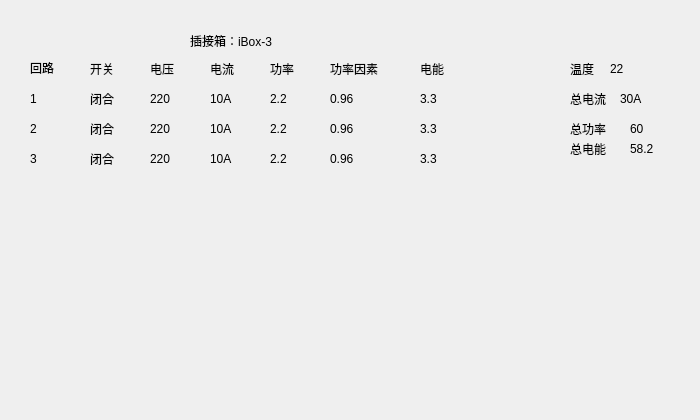
   <widget class="QWidget" name="page_3">
    <widget class="QWidget" name="widget" native="true">
     <property name="geometry">
      <rect>
       <x>20</x>
       <y>20</y>
       <width>441</width>
       <height>161</height>
      </rect>
     </property>
     <widget class="QLabel" name="label_149">
      <property name="geometry">
       <rect>
        <x>250</x>
        <y>70</y>
        <width>51</width>
        <height>17</height>
       </rect>
      </property>
      <property name="text">
       <string>2.2</string>
      </property>
     </widget>
     <widget class="QLabel" name="label_152">
      <property name="geometry">
       <rect>
        <x>10</x>
        <y>70</y>
        <width>51</width>
        <height>17</height>
       </rect>
      </property>
      <property name="text">
       <string>1</string>
      </property>
     </widget>
     <widget class="QLabel" name="label_148">
      <property name="geometry">
       <rect>
        <x>190</x>
        <y>70</y>
        <width>51</width>
        <height>17</height>
       </rect>
      </property>
      <property name="text">
       <string>10A</string>
      </property>
     </widget>
     <widget class="QLabel" name="label_163">
      <property name="geometry">
       <rect>
        <x>190</x>
        <y>130</y>
        <width>51</width>
        <height>17</height>
       </rect>
      </property>
      <property name="text">
       <string>10A</string>
      </property>
     </widget>
     <widget class="QLabel" name="label_162">
      <property name="geometry">
       <rect>
        <x>130</x>
        <y>130</y>
        <width>51</width>
        <height>17</height>
       </rect>
      </property>
      <property name="text">
       <string>220</string>
      </property>
     </widget>
     <widget class="QLabel" name="label_147">
      <property name="geometry">
       <rect>
        <x>310</x>
        <y>70</y>
        <width>71</width>
        <height>17</height>
       </rect>
      </property>
      <property name="text">
       <string>0.96</string>
      </property>
     </widget>
     <widget class="QLabel" name="label_158">
      <property name="geometry">
       <rect>
        <x>310</x>
        <y>100</y>
        <width>71</width>
        <height>17</height>
       </rect>
      </property>
      <property name="text">
       <string>0.96</string>
      </property>
     </widget>
     <widget class="QLabel" name="label_143">
      <property name="geometry">
       <rect>
        <x>310</x>
        <y>40</y>
        <width>71</width>
        <height>17</height>
       </rect>
      </property>
      <property name="text">
       <string>功率因素</string>
      </property>
     </widget>
     <widget class="QLabel" name="label_157">
      <property name="geometry">
       <rect>
        <x>70</x>
        <y>100</y>
        <width>51</width>
        <height>17</height>
       </rect>
      </property>
      <property name="text">
       <string>闭合</string>
      </property>
     </widget>
     <widget class="QLabel" name="label_139">
      <property name="geometry">
       <rect>
        <x>10</x>
        <y>40</y>
        <width>51</width>
        <height>16</height>
       </rect>
      </property>
      <property name="text">
       <string>回路</string>
      </property>
     </widget>
     <widget class="QLabel" name="label_153">
      <property name="geometry">
       <rect>
        <x>400</x>
        <y>100</y>
        <width>41</width>
        <height>17</height>
       </rect>
      </property>
      <property name="text">
       <string>3.3</string>
      </property>
     </widget>
     <widget class="QLabel" name="label_145">
      <property name="geometry">
       <rect>
        <x>70</x>
        <y>40</y>
        <width>51</width>
        <height>17</height>
       </rect>
      </property>
      <property name="text">
       <string>开关</string>
      </property>
     </widget>
     <widget class="QLabel" name="label_140">
      <property name="geometry">
       <rect>
        <x>130</x>
        <y>40</y>
        <width>51</width>
        <height>17</height>
       </rect>
      </property>
      <property name="text">
       <string>电压</string>
      </property>
     </widget>
     <widget class="QLabel" name="label_155">
      <property name="geometry">
       <rect>
        <x>250</x>
        <y>100</y>
        <width>51</width>
        <height>17</height>
       </rect>
      </property>
      <property name="text">
       <string>2.2</string>
      </property>
     </widget>
     <widget class="QLabel" name="label_165">
      <property name="geometry">
       <rect>
        <x>400</x>
        <y>130</y>
        <width>41</width>
        <height>17</height>
       </rect>
      </property>
      <property name="text">
       <string>3.3</string>
      </property>
     </widget>
     <widget class="QLabel" name="label_166">
      <property name="geometry">
       <rect>
        <x>250</x>
        <y>130</y>
        <width>51</width>
        <height>17</height>
       </rect>
      </property>
      <property name="text">
       <string>2.2</string>
      </property>
     </widget>
     <widget class="QLabel" name="label_156">
      <property name="geometry">
       <rect>
        <x>130</x>
        <y>100</y>
        <width>51</width>
        <height>17</height>
       </rect>
      </property>
      <property name="text">
       <string>220</string>
      </property>
     </widget>
     <widget class="QLabel" name="label_146">
      <property name="geometry">
       <rect>
        <x>400</x>
        <y>70</y>
        <width>41</width>
        <height>17</height>
       </rect>
      </property>
      <property name="text">
       <string>3.3</string>
      </property>
     </widget>
     <widget class="QLabel" name="label_151">
      <property name="geometry">
       <rect>
        <x>70</x>
        <y>70</y>
        <width>51</width>
        <height>17</height>
       </rect>
      </property>
      <property name="text">
       <string>闭合</string>
      </property>
     </widget>
     <widget class="QLabel" name="label_161">
      <property name="geometry">
       <rect>
        <x>310</x>
        <y>130</y>
        <width>71</width>
        <height>17</height>
       </rect>
      </property>
      <property name="text">
       <string>0.96</string>
      </property>
     </widget>
     <widget class="QLabel" name="label_150">
      <property name="geometry">
       <rect>
        <x>130</x>
        <y>70</y>
        <width>51</width>
        <height>17</height>
       </rect>
      </property>
      <property name="text">
       <string>220</string>
      </property>
     </widget>
     <widget class="QLabel" name="label_144">
      <property name="geometry">
       <rect>
        <x>400</x>
        <y>40</y>
        <width>51</width>
        <height>17</height>
       </rect>
      </property>
      <property name="text">
       <string>电能</string>
      </property>
     </widget>
     <widget class="QLabel" name="label_142">
      <property name="geometry">
       <rect>
        <x>250</x>
        <y>40</y>
        <width>51</width>
        <height>17</height>
       </rect>
      </property>
      <property name="text">
       <string>功率</string>
      </property>
     </widget>
     <widget class="QLabel" name="label_154">
      <property name="geometry">
       <rect>
        <x>10</x>
        <y>100</y>
        <width>51</width>
        <height>17</height>
       </rect>
      </property>
      <property name="text">
       <string>2</string>
      </property>
     </widget>
     <widget class="QLabel" name="label_164">
      <property name="geometry">
       <rect>
        <x>70</x>
        <y>130</y>
        <width>51</width>
        <height>17</height>
       </rect>
      </property>
      <property name="text">
       <string>闭合</string>
      </property>
     </widget>
     <widget class="QLabel" name="label_141">
      <property name="geometry">
       <rect>
        <x>190</x>
        <y>40</y>
        <width>51</width>
        <height>17</height>
       </rect>
      </property>
      <property name="text">
       <string>电流</string>
      </property>
     </widget>
     <widget class="QLabel" name="label_160">
      <property name="geometry">
       <rect>
        <x>10</x>
        <y>130</y>
        <width>51</width>
        <height>17</height>
       </rect>
      </property>
      <property name="text">
       <string>3</string>
      </property>
     </widget>
     <widget class="QLabel" name="label_138">
      <property name="geometry">
       <rect>
        <x>170</x>
        <y>10</y>
        <width>121</width>
        <height>21</height>
       </rect>
      </property>
      <property name="text">
       <string>插接箱：iBox-3</string>
      </property>
     </widget>
     <widget class="QLabel" name="label_159">
      <property name="geometry">
       <rect>
        <x>190</x>
        <y>100</y>
        <width>51</width>
        <height>17</height>
       </rect>
      </property>
      <property name="text">
       <string>10A</string>
      </property>
     </widget>
    </widget>
    <widget class="QWidget" name="widget_5" native="true">
     <property name="geometry">
      <rect>
       <x>40</x>
       <y>380</y>
       <width>441</width>
       <height>31</height>
      </rect>
     </property>
    </widget>
    <widget class="QLabel" name="label_238">
     <property name="geometry">
      <rect>
       <x>570</x>
       <y>90</y>
       <width>51</width>
       <height>17</height>
      </rect>
     </property>
     <property name="text">
      <string>总电流</string>
     </property>
    </widget>
    <widget class="QLabel" name="label_239">
     <property name="geometry">
      <rect>
       <x>620</x>
       <y>90</y>
       <width>51</width>
       <height>17</height>
      </rect>
     </property>
     <property name="text">
      <string>30A</string>
     </property>
    </widget>
    <widget class="QLabel" name="label_241">
     <property name="geometry">
      <rect>
       <x>630</x>
       <y>120</y>
       <width>51</width>
       <height>17</height>
      </rect>
     </property>
     <property name="text">
      <string>60</string>
     </property>
    </widget>
    <widget class="QLabel" name="label_244">
     <property name="geometry">
      <rect>
       <x>570</x>
       <y>120</y>
       <width>51</width>
       <height>17</height>
      </rect>
     </property>
     <property name="text">
      <string>总功率</string>
     </property>
    </widget>
    <widget class="QLabel" name="label_245">
     <property name="geometry">
      <rect>
       <x>570</x>
       <y>140</y>
       <width>61</width>
       <height>17</height>
      </rect>
     </property>
     <property name="text">
      <string>总电能</string>
     </property>
    </widget>
    <widget class="QLabel" name="label_243">
     <property name="geometry">
      <rect>
       <x>630</x>
       <y>140</y>
       <width>61</width>
       <height>17</height>
      </rect>
     </property>
     <property name="text">
      <string>58.2</string>
     </property>
    </widget>
    <widget class="QLabel" name="label_242">
     <property name="geometry">
      <rect>
       <x>610</x>
       <y>60</y>
       <width>61</width>
       <height>17</height>
      </rect>
     </property>
     <property name="text">
      <string>22</string>
     </property>
    </widget>
    <widget class="QLabel" name="label_240">
     <property name="geometry">
      <rect>
       <x>570</x>
       <y>60</y>
       <width>41</width>
       <height>17</height>
      </rect>
     </property>
     <property name="text">
      <string>温度</string>
     </property>
    </widget>
   </widget>
